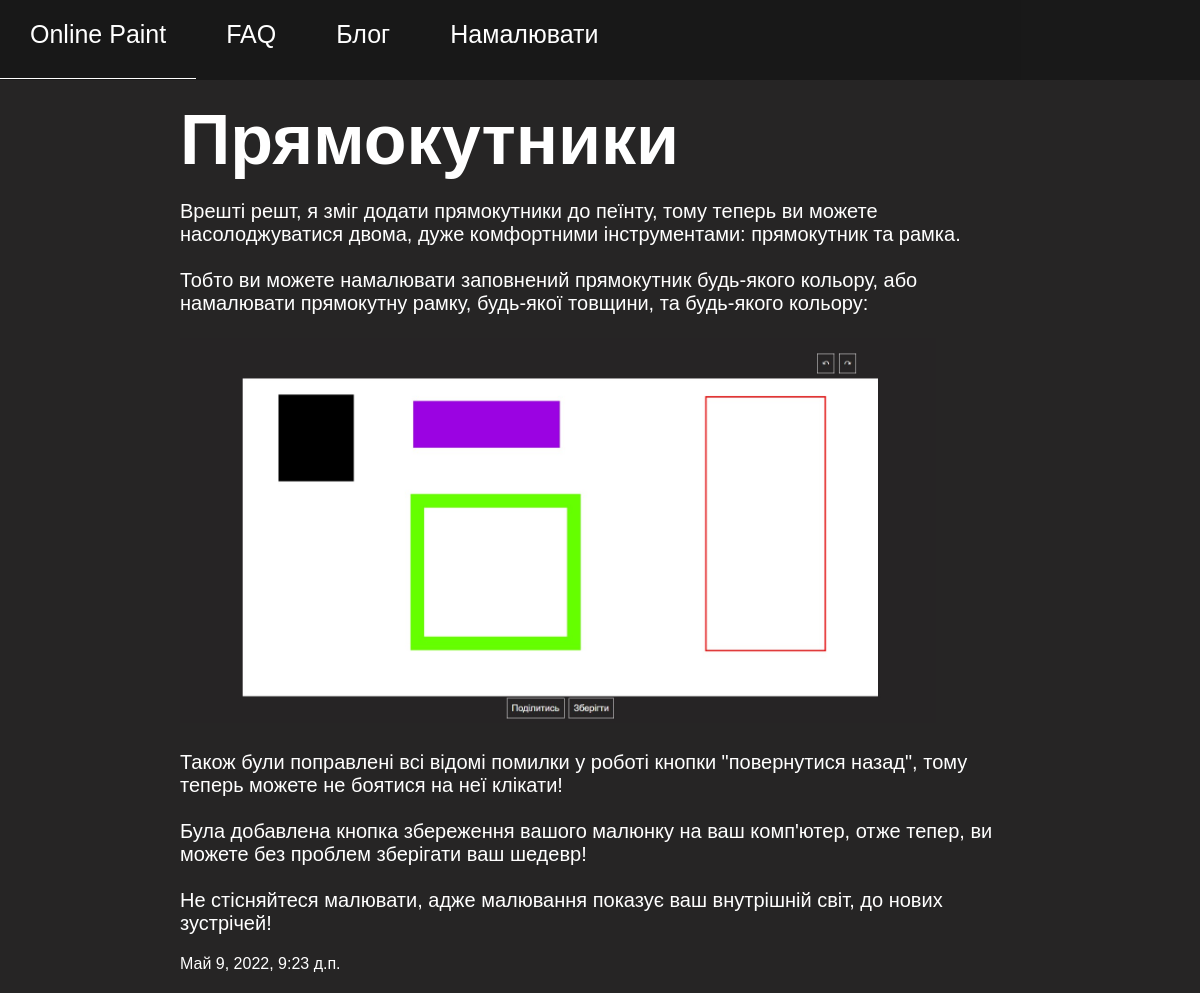
//post_list/3, run on the app's committed database.
### onlinePaint/apps/posts/models.py (models this page shows, shortened)
class Post(models.Model):
	title = models.CharField("Заголовок", max_length = 300)
	text = models.TextField("Текст")
	image = models.ImageField(upload_to = "images/", default='', blank=True)
	pub_date = models.DateTimeField("Дата публикации", default = timezone.now())
	class Meta:
		verbose_name = "Пост"
		verbose_name_plural = "Посты"

### onlinePaint/apps/posts/views.py (the view)
# urls.py: path('/post_list/<int:post_id>', views.post_detail, name="post_detail")
def post_detail(request, post_id):
	try:
		post = Post.objects.get(id = post_id)
	except:
		raise Http404("Пост не найден")
	return render(request, 'posts/post_detail.html', {'post': post});

### onlinePaint/templates/posts/post_detail.html (shortened to what this page needs)
{% extends 'base.html' %}
{% block content %}
	<center>
		<div class="post-info">
			<h1 class="title">{{post.title}}</h1>
			<p class="text">{{post.text|safe|linebreaksbr}}</p>
			<p class="pub_date">{{post.pub_date}}</p>
		</div>
	</center>
{% endblock %}

### onlinePaint/templates/base.html (shortened to what this page needs)
<!DOCTYPE html>
<html>
<head>
	<link rel="stylesheet" type="text/css" href="../media/style.css">
	<link rel="stylesheet" type="text/css" href="../media/paint.css">
	<link rel="stylesheet" type="text/css" href="../media/blog.css">
	<link rel="stylesheet" href="https://cdnjs.cloudflare.com/ajax/libs/animate.css/4.1.1/animate.min.css" />
</head>
<body>
	<div class="header">
		<ul class="menu">
			<li><a href="/">Online Paint</a></li>
			<li><a href="/#information">FAQ</a></li>
			<li><a href="{% url 'posts:post_list' %}">Блог</a></li>
			<li><a href="{% url 'posts:paint' %}">Намалювати</a></li>
		</ul>
	</div>
	{% block content %}{% endblock %}
</body>
</html>

### media/style.css (style rules this page uses)
* { margin: 0; padding: 0; font-family: sans-serif; scroll-behavior: smooth; }
.header { position: fixed; background-color: rgba(24,24,24,.9); height: 80px; width: 100%; }
.menu { width: 100%; display: flex; }
.menu > li { list-style: none; margin-top: 20px; }
.menu > li > a { padding: 30px; font-size: 25px; color: white; text-decoration: none; }

### media/paint.css (style rules this page uses)
body { background-color: #262525; }

### media/blog.css (style rules this page uses)
body { background-color: #262525; }
.post-info { width: 70%; padding-top: 100px; text-align: left; }
.post-info > .title { color: white; font-size: 70px; }
.post-info > .text { color: white; font-size: 20px; margin-top: 20px; margin-bottom: 20px; }
.post-info > .pub_date { color: white; font-weight: italic; margin-bottom: 20px; }
.standart--img { max-width: 90%; max-height: 50%; }

### data on the page
Post: title "Прямокутники", text "Врешті решт, я зміг додати прямокутники до пеїнту, тому теперь ви можете насолоджуватися двома, дуже комфортними інструментами: прямокутник та рамка. Тобто ви можете намалювати заповнений прямокутник будь-якого кольору, або намалювати прямокутну рамку, будь-якої товщини, та будь-якого кольору: Також були поправлені всі відомі помилки у роботі кнопки \"повернутися назад\", тому теперь можете не боятися на неї клікати! Була добавлена кнопка збереження вашого малюнку на ваш комп'ютер, отже тепер, ви можете без проблем зберігати ваш шедевр! Не стісняйтеся малювати, адже малювання показує ваш внутрішній світ, до нових зустрічей!", text (picture), pub_date "Май 9, 2022, 9:23 д.п."
